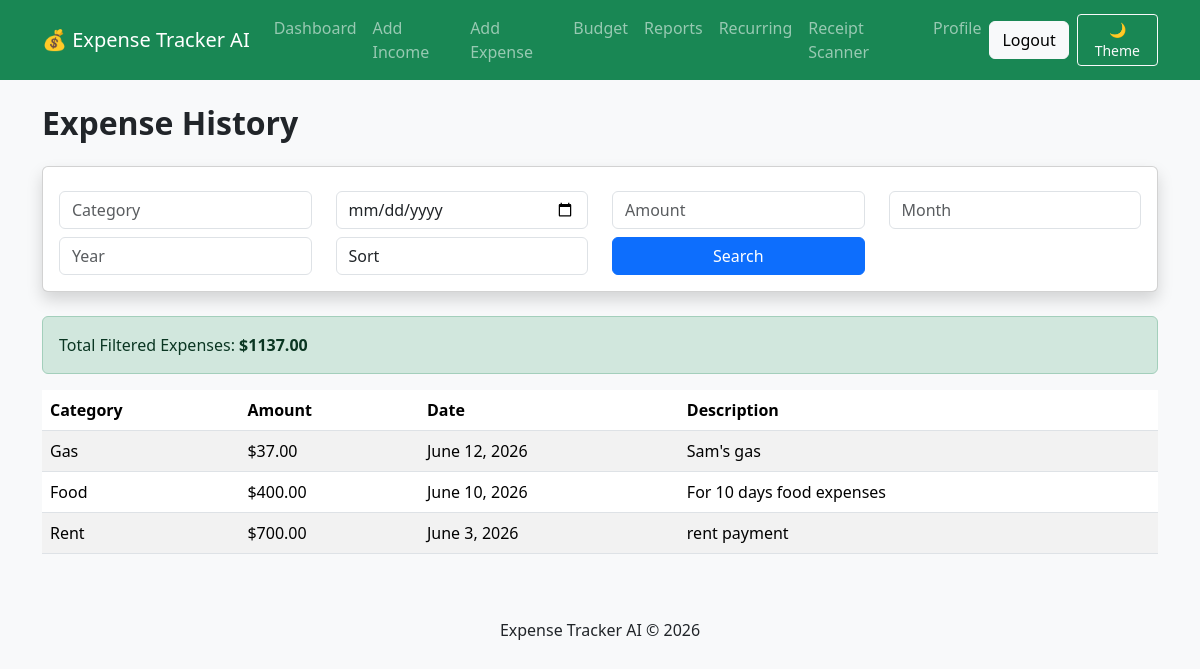
Screenshot of /expense/list/ (signed in) with the database file from the repository.
### tracker/models.py (models this page shows, shortened)
class Expense(models.Model):
    CATEGORY_CHOICES = [
        ('Food', 'Food'),
        ('Rent', 'Rent'),
        ('Gas', 'Gas'),
        ('Shopping', 'Shopping'),
        ('Bills', 'Bills'),
        ('Travel', 'Travel'),
        ('Healthcare', 'Healthcare'),
        ('Other', 'Other'),
    ]
    user = models.ForeignKey(
        User,
        on_delete=models.CASCADE
    )
    category = models.CharField(
        max_length=50,
        choices=CATEGORY_CHOICES
    )
    amount = models.DecimalField(
        max_digits=10,
        decimal_places=2
    )
    date = models.DateField()
    description = models.CharField(
        max_length=200
    )

### tracker/views.py (the view)
@login_required
def expense_list(request):
    expenses = Expense.objects.filter(
        user=request.user
    )
    category = request.GET.get("category")
    expense_date = request.GET.get("date")
    amount = request.GET.get("amount")
    month = request.GET.get("month")
    year = request.GET.get("year")
    sort = request.GET.get("sort")
    if category:
        expenses = expenses.filter(
            category__icontains=category
        )
    if expense_date:
        expenses = expenses.filter(
            date=expense_date
        )
    if amount:
        expenses = expenses.filter(
            amount=amount
        )
    if month:
        expenses = expenses.filter(
            date__month=month
        )
    if year:
        expenses = expenses.filter(
            date__year=year
        )
    if sort == "high":
        expenses = expenses.order_by(
            "-amount"
        )
    elif sort == "low":
        expenses = expenses.order_by(
            "amount"
        )
    else:
        expenses = expenses.order_by(
            "-date"
        )
    filtered_total = sum(
        expense.amount
        for expense in expenses
    )
    currency_symbol = "$"
    if hasattr(request.user, "profile"):
        currency_symbol = request.user.profile.currency_symbol
    return render(
        request,
        "expense_list.html",
        {
            "expenses": expenses,
            "filtered_total": filtered_total,
            "currency_symbol": currency_symbol,
        },
    )

### templates/expense_list.html (shortened to what this page needs)
{% extends 'base.html' %}
{% block content %}
<h2 class="mb-4">
    Expense History
</h2>
<div class="card mb-4 shadow">
    <div class="card-body">
        <form method="GET">
            <div class="row">
                <div class="col-md-3 mt-2">
                    <input
                        type="text"
                        name="category"
                        class="form-control"
                        placeholder="Category">
                </div>
                <div class="col-md-3 mt-2">
                    <input
                        type="date"
                        name="date"
                        class="form-control">
                </div>
                <div class="col-md-3 mt-2">
                    <input
                        type="number"
                        name="amount"
                        class="form-control"
                        placeholder="Amount">
                </div>
                <div class="col-md-3 mt-2">
                    <input
                        type="number"
                        name="month"
                        min="1"
                        max="12"
                        class="form-control"
                        placeholder="Month">
                </div>
                <div class="col-md-3 mt-2">
                    <input
                        type="number"
                        name="year"
                        class="form-control"
                        placeholder="Year">
                </div>
                <div class="col-md-3 mt-2">
                    <select
                        name="sort"
                        class="form-control">
                        <option value="">Sort</option>
                    </select>
                </div>
                <div class="col-md-3 mt-2">
                    <button
                        class="btn btn-primary w-100">
                        Search
                    </button>
                </div>
            </div>
        </form>
    </div>
</div>
<div class="alert alert-success">
    Total Filtered Expenses:
    <strong>
        {{ currency_symbol }}{{ filtered_total }}
    </strong>
</div>
<table class="table table-striped">
    <thead>
        <tr>
            <th>Category</th>
            <th>Amount</th>
            <th>Date</th>
            <th>Description</th>
        </tr>
    </thead>
    <tbody>
        {% for expense in expenses %}
        <tr>
            <td>{{ expense.category }}</td>
            <td>
                {{ currency_symbol }}{{ expense.amount }}
            </td>
            <td>{{ expense.date }}</td>
            <td>{{ expense.description }}</td>
        </tr>
        {% endfor %}
    </tbody>
</table>
{% endblock %}

### templates/base.html (style rules this page uses)
.card { transition: 0.3s; }
h2 { font-weight: 600; }

### rows the page displays
Expense: category "Gas", currency_symbol "$", amount "37.00", date "June 12, 2026", description "Sam's gas"
Expense: category "Food", currency_symbol "$", amount "400.00", date "June 10, 2026", description "For 10 days food expenses"
Expense: category "Rent", currency_symbol "$", amount "700.00", date "June 3, 2026", description "rent payment"

### other values shown
{{ currency_symbol }} "$"
{{ filtered_total }} "1137.00"
